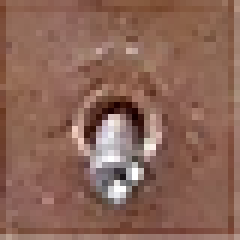
#> input picture training/Soldas_ausente/ausente.png, 40 x 40 px (shown 6 times larger)
$ python soldasRotBase.py
#> lines starting #> are read from the running program, lines starting #| are printed output that depends on the picture
import numpy as np
import cv2 as cv
import random

def colorjitter(img, cj_type):
    '''
    ### Different Color Jitter ###
    img: image
    cj_type: {b: brightness, s: saturation, c: constast}

    '''
    if cj_type == "b":
        # value = random.randint(-50, 50)
        value = np.random.choice(np.array([-50, -40, -30, 30, 40, 50]))
        hsv = cv.cvtColor(img, cv.COLOR_BGR2HSV)
        h, s, v = cv.split(hsv)
        if value >= 0:
            lim = 255 - value
            v[v > lim] = 255
            v[v <= lim] += value
        else:
            lim = np.absolute(value)
            v[v < lim] = 0
            v[v >= lim] -= np.absolute(value)

        final_hsv = cv.merge((h, s, v))
        img = cv.cvtColor(final_hsv, cv.COLOR_HSV2BGR)
        return img

    elif cj_type == "s":
        # value = random.randint(-50, 50)
        value = np.random.choice(np.array([-50, -40, -30, 30, 40, 50]))
        hsv = cv.cvtColor(img, cv.COLOR_BGR2HSV)
        h, s, v = cv.split(hsv)
        if value >= 0:
            lim = 255 - value
            s[s > lim] = 255
            s[s <= lim] += value
        else:
            lim = np.absolute(value)
            s[s < lim] = 0
            s[s >= lim] -= np.absolute(value)

        final_hsv = cv.merge((h, s, v))
        img = cv.cvtColor(final_hsv, cv.COLOR_HSV2BGR)
        return img

    elif cj_type == "c":
        brightness = 10
        contrast = random.randint(40, 100)
        dummy = np.int16(img)
        dummy = dummy * (contrast/127+1) - contrast + brightness
        dummy = np.clip(dummy, 0, 255)
        img = np.uint8(dummy)
        return img

def noisy(img, noise_type):
    '''
    ### Adding Noise ###
    img: image
    cj_type: {gauss: gaussian, sp: salt & pepper}
    '''
    if noise_type == "gauss":
        image=img.copy()
        mean=0
        st=0.7
        gauss = np.random.normal(mean,st,image.shape)
        gauss = gauss.astype('uint8')
        image = cv.add(image,gauss)
        return image

    elif noise_type == "sp":
        image=img.copy()
        prob = 0.05
        if len(image.shape) == 2:
            black = 0
            white = 255
        else:
            colorspace = image.shape[2]
            if colorspace == 3:  # RGB
                black = np.array([0, 0, 0], dtype='uint8')
                white = np.array([255, 255, 255], dtype='uint8')
            else:  # RGBA
                black = np.array([0, 0, 0, 255], dtype='uint8')
                white = np.array([255, 255, 255, 255], dtype='uint8')
        probs = np.random.random(image.shape[:2])
        image[probs < (prob / 2)] = black
        image[probs > 1 - (prob / 2)] = white
        return image

def rotaImagem(imagem, cont = 1):
    nome = "Solda_"
    altura, largura = imagem.shape[:2]
    ponto = (largura / 2, altura / 2) #ponto no centro da figura
    flipImage = cv.flip(imagem, 0)
    cont += 1
    nameFile = nome + str(cont) + ".png"
    print(nameFile)
    cv.imwrite(nameFile, flipImage)
    flipImage = cv.flip(imagem, 1)
    cont += 1
    nameFile = nome + str(cont) + ".png"
    print(nameFile)
    cv.imwrite(nameFile, flipImage)
    flipImage = cv.flip(imagem, -1)
    cont += 1
    nameFile = nome + str(cont) + ".png"
    print(nameFile)
    cv.imwrite(nameFile, flipImage)
    rotaçoes = [30, 45, 60, 120, 135, 150, 210, 225, 240, 300, 315, 330]
    for ang in rotaçoes:
        print(ang)
        rotacao = cv.getRotationMatrix2D(ponto, ang, 1.0)
        rotImg = cv.warpAffine(imagem, rotacao, (largura, altura),
                                flags= cv.INTER_CUBIC,
                                borderMode=cv.BORDER_REPLICATE)
        cont += 1
        nameFile = nome + str(cont) + ".png"
        print(nameFile)
        cv.imwrite(nameFile, rotImg)
    return cont

def aumentation(imagem, nome = "Solda_", cont = 1):

    img = cv.medianBlur(imagem, 3) # Add median filter to image
    cont += 1
    nameFile = nome + str(cont) + ".png"
    cv.imwrite(nameFile, img)

    img = cv.blur(imagem,(3,3))
    cont += 1
    nameFile = nome + str(cont) + ".png"
    cv.imwrite(nameFile, img)

    img = cv.blur(imagem,(5,5))
    cont += 1
    nameFile = nome + str(cont) + ".png"
    cv.imwrite(nameFile, img)

    img = cv.GaussianBlur(imagem,(3,3),0)
    cont += 1
    nameFile = nome + str(cont) + ".png"
    cv.imwrite(nameFile, img)

    img = cv.GaussianBlur(imagem,(5,5),0)
    cont += 1
    nameFile = nome + str(cont) + ".png"
    cv.imwrite(nameFile, img)

    for i in range(5):
        img = colorjitter(imagem, "b")
        cont += 1
        nameFile = nome + str(cont) + ".png"
        cv.imwrite(nameFile, img)

    for i in range(5):
        img = colorjitter(imagem, "s")
        cont += 1
        nameFile = nome + str(cont) + ".png"
        cv.imwrite(nameFile, img)

    for i in range(5):
        img = colorjitter(imagem, "c")
        cont += 1
        nameFile = nome + str(cont) + ".png"
        cv.imwrite(nameFile, img)

    for i in range(5):
        img = noisy(imagem, "gauss")
        cont += 1
        nameFile = nome + str(cont) + ".png"
        cv.imwrite(nameFile, img)

    for i in range(5):
        img = noisy(imagem, "sp")
        cont += 1
        nameFile = nome + str(cont) + ".png"
        cv.imwrite(nameFile, img)

    return cont

def main():
    imagem = cv.imread("ausente.png")
#> imagem is the input picture: shape (40, 40, 3); mean B, G, R 87.5, 101.4, 139.8
    print (imagem.shape)
#| (40, 40, 3)
    altura, largura = imagem.shape[:2]
#> altura = 40; largura = 40
    # Gravando a imagem original
    nome = "Solda_"
    cv.imwrite("Solda_1.png", imagem)

    #Criando um conjunto de imagens por rotaçao e espelhamento
    cont = 1
    cont = rotaImagem(imagem, cont)
#> after the loop in rotaImagem, `for ang in rotaçoes:`: cont = 16
#> cont = 16
    #Criando um conjunto de imgens por translação
    transla = np.float32([[1, 0, 8],[0, 1, 0]])
    traImg = cv.warpAffine(imagem, transla, (largura, altura),
                        flags= cv.INTER_CUBIC,
                        borderMode=cv.BORDER_WRAP)

    cont += 1
#> cont = 17
    nameFile = nome + str(cont) + ".png"
#> nameFile = 'Solda_17.png'
    print(nameFile)
#| Solda_17.png
    cv.imwrite(nameFile, traImg)
    cont = rotaImagem(traImg, cont)
#| Solda_18.png
#| Solda_19.png
#| Solda_20.png
#> the loop in rotaImagem (call 2), `for ang in rotaçoes:` made 12 passes
#> (rotacao, nameFile) on passes 1 to 10: ([[0.866, 0.5, -7.32], [-0.5, 0.866, 12.68]], 'Solda_21.png'), ([[0.707, 0.707, -8.28], [-0.707, 0.707, 20]], 'Solda_22.png'), ([[0.5, 0.866, -7.32], [-0.866, 0.5, 27.32]], 'Solda_23.png'), ([[-0.5, 0.866, 12.68], [-0.866, -0.5, 47.32]], 'Solda_24.png'), ([[-0.707, 0.707, 20], [-0.707, -0.707, 48.28]], 'Solda_25.png'), ([[-0.866, 0.5, 27.32], [-0.5, -0.866, 47.32]], 'Solda_26.png'), ([[-0.866, -0.5, 47.32], [0.5, -0.866, 27.32]], 'Solda_27.png'), ([[-0.707, -0.707, 48.28], [0.707, -0.707, 20]], 'Solda_28.png'), ([[-0.5, -0.866, 47.32], [0.866, -0.5, 12.68]], 'Solda_29.png'), ([[0.5, -0.866, 27.32], [0.866, 0.5, -7.32]], 'Solda_30.png')
#| Solda_21.png
#| Solda_22.png
#| Solda_23.png
#| Solda_24.png
#| Solda_25.png
#| Solda_26.png
#| Solda_27.png
#| Solda_28.png
#> (further printed lines are left out)
#> cont = 32
    transla = np.float32([[1, 0, -8],[0, 1, 0]])
    traImg = cv.warpAffine(imagem, transla, (largura, altura),
                        flags= cv.INTER_CUBIC,
                        borderMode=cv.BORDER_WRAP)
    cont += 1
#> cont = 33
    nameFile = nome + str(cont) + ".png"
#> nameFile = 'Solda_33.png'
    print(nameFile)
#| Solda_33.png
    cv.imwrite(nameFile, traImg)
    cont = rotaImagem(traImg, cont)
#| Solda_34.png
#| Solda_35.png
#| Solda_36.png
#> cont = 48
    transla = np.float32([[1, 0, 0],[0, 1, 8]])
    traImg = cv.warpAffine(imagem, transla, (largura, altura),
                        flags= cv.INTER_CUBIC,
                        borderMode=cv.BORDER_WRAP)
    cont += 1
#> cont = 49
    nameFile = nome + str(cont) + ".png"
#> nameFile = 'Solda_49.png'
    print(nameFile)
#| Solda_49.png
    cv.imwrite(nameFile, traImg)
    cont = rotaImagem(traImg, cont)
#| Solda_50.png
#| Solda_51.png
#| Solda_52.png
#> cont = 64
    transla = np.float32([[1, 0, 0],[0, 1, -8]])
    traImg = cv.warpAffine(imagem, transla, (largura, altura),
                        flags= cv.INTER_CUBIC,
                        borderMode=cv.BORDER_WRAP)
    cv.imwrite("Solda_65.png", traImg)
    cont += 1
#> cont = 65
    nameFile = nome + str(cont) + ".png"
#> nameFile = 'Solda_65.png'
    print(nameFile)
#| Solda_65.png
    cv.imwrite(nameFile, traImg)
    cont = rotaImagem(traImg, cont)
#| Solda_66.png
#| Solda_67.png
#| Solda_68.png
#> cont = 80
    traImg = cv.warpAffine(imagem, transla, (largura, altura),
                        flags= cv.INTER_CUBIC,
                        borderMode=cv.BORDER_WRAP)
    cont += 1
#> cont = 81
    nameFile = nome + str(cont) + ".png"
#> nameFile = 'Solda_81.png'
    print(nameFile)
#| Solda_81.png
    cv.imwrite(nameFile, traImg)
    cont = rotaImagem(traImg, cont)
#| Solda_82.png
#| Solda_83.png
#| Solda_84.png
#> cont = 96
    transla = np.float32([[1, 0, -8],[0, 1, 8]])
    traImg = cv.warpAffine(imagem, transla, (largura, altura),
                        flags= cv.INTER_CUBIC,
                        borderMode=cv.BORDER_WRAP)
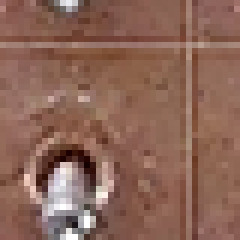
#> traImg: shape (40, 40, 3) (shown 6 times larger); mean B, G, R 87.5, 101.4, 139.8
    cont += 1
#> cont = 97
    nameFile = nome + str(cont) + ".png"
#> nameFile = 'Solda_97.png'
    print(nameFile)
#| Solda_97.png
    cv.imwrite(nameFile, traImg)
    cont = rotaImagem(traImg, cont)
#> in rotaImagem (call 7), `cont += 1`: cont = 98
#> in rotaImagem (call 7), `nameFile = nome + str(cont) + ".png"`: nameFile = 'Solda_98.png'
#| Solda_98.png
#> in rotaImagem (call 7), `cont += 1`: cont = 99
#> in rotaImagem (call 7), `nameFile = nome + str(cont) + ".png"`: nameFile = 'Solda_99.png'
#| Solda_99.png
#> in rotaImagem (call 7), `flipImage = cv.flip(imagem, -1)`:
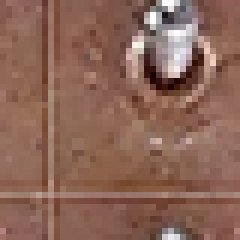
#> flipImage: shape (40, 40, 3) (shown 6 times larger); mean B, G, R 87.5, 101.4, 139.8
#> in rotaImagem (call 7), `cont += 1`: cont = 100
#> in rotaImagem (call 7), `nameFile = nome + str(cont) + ".png"`: nameFile = 'Solda_100.png'
#| Solda_100.png
#> the loop in rotaImagem (call 7), `for ang in rotaçoes:` made 12 passes
#> (rotacao, nameFile) on passes 1 to 10: ([[0.866, 0.5, -7.32], [-0.5, 0.866, 12.68]], 'Solda_101.png'), ([[0.707, 0.707, -8.28], [-0.707, 0.707, 20]], 'Solda_102.png'), ([[0.5, 0.866, -7.32], [-0.866, 0.5, 27.32]], 'Solda_103.png'), ([[-0.5, 0.866, 12.68], [-0.866, -0.5, 47.32]], 'Solda_104.png'), ([[-0.707, 0.707, 20], [-0.707, -0.707, 48.28]], 'Solda_105.png'), ([[-0.866, 0.5, 27.32], [-0.5, -0.866, 47.32]], 'Solda_106.png'), ([[-0.866, -0.5, 47.32], [0.5, -0.866, 27.32]], 'Solda_107.png'), ([[-0.707, -0.707, 48.28], [0.707, -0.707, 20]], 'Solda_108.png'), ([[-0.5, -0.866, 47.32], [0.866, -0.5, 12.68]], 'Solda_109.png'), ([[0.5, -0.866, 27.32], [0.866, 0.5, -7.32]], 'Solda_110.png')
#| Solda_101.png
#| Solda_102.png
#| Solda_103.png
#| Solda_104.png
#| Solda_105.png
#| Solda_106.png
#| Solda_107.png
#| Solda_108.png
#> (further printed lines are left out)
#> after the loop in rotaImagem (call 7), `for ang in rotaçoes:`: cont = 112
#> cont = 112
    transla = np.float32([[1, 0, 8],[0, 1, -8]])
    traImg = cv.warpAffine(imagem, transla, (largura, altura),
                        flags= cv.INTER_CUBIC,
                        borderMode=cv.BORDER_WRAP)
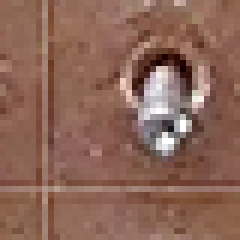
#> traImg: shape (40, 40, 3) (shown 6 times larger); mean B, G, R 87.5, 101.4, 139.8
    cont += 1
#> cont = 113
    nameFile = nome + str(cont) + ".png"
#> nameFile = 'Solda_113.png'
    print(nameFile)
#| Solda_113.png
    cv.imwrite(nameFile, traImg)
    cont = rotaImagem(traImg, cont)
#> in rotaImagem (call 8), `cont += 1`: cont = 114
#> in rotaImagem (call 8), `nameFile = nome + str(cont) + ".png"`: nameFile = 'Solda_114.png'
#| Solda_114.png
#> in rotaImagem (call 8), `flipImage = cv.flip(imagem, 1)`:
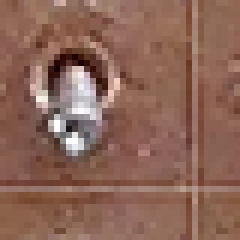
#> flipImage: shape (40, 40, 3) (shown 6 times larger); mean B, G, R 87.5, 101.4, 139.8
#> in rotaImagem (call 8), `cont += 1`: cont = 115
#> in rotaImagem (call 8), `nameFile = nome + str(cont) + ".png"`: nameFile = 'Solda_115.png'
#| Solda_115.png
#> in rotaImagem (call 8), `flipImage = cv.flip(imagem, -1)`:
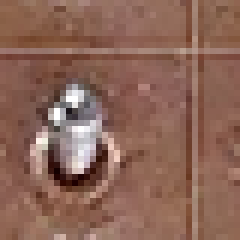
#> flipImage: shape (40, 40, 3) (shown 6 times larger); mean B, G, R 87.5, 101.4, 139.8
#> in rotaImagem (call 8), `cont += 1`: cont = 116
#> in rotaImagem (call 8), `nameFile = nome + str(cont) + ".png"`: nameFile = 'Solda_116.png'
#| Solda_116.png
#> the loop in rotaImagem (call 8), `for ang in rotaçoes:` made 12 passes
#> (rotacao, nameFile) on passes 1 to 10: ([[0.866, 0.5, -7.32], [-0.5, 0.866, 12.68]], 'Solda_117.png'), ([[0.707, 0.707, -8.28], [-0.707, 0.707, 20]], 'Solda_118.png'), ([[0.5, 0.866, -7.32], [-0.866, 0.5, 27.32]], 'Solda_119.png'), ([[-0.5, 0.866, 12.68], [-0.866, -0.5, 47.32]], 'Solda_120.png'), ([[-0.707, 0.707, 20], [-0.707, -0.707, 48.28]], 'Solda_121.png'), ([[-0.866, 0.5, 27.32], [-0.5, -0.866, 47.32]], 'Solda_122.png'), ([[-0.866, -0.5, 47.32], [0.5, -0.866, 27.32]], 'Solda_123.png'), ([[-0.707, -0.707, 48.28], [0.707, -0.707, 20]], 'Solda_124.png'), ([[-0.5, -0.866, 47.32], [0.866, -0.5, 12.68]], 'Solda_125.png'), ([[0.5, -0.866, 27.32], [0.866, 0.5, -7.32]], 'Solda_126.png')
#| Solda_117.png
#| Solda_118.png
#| Solda_119.png
#| Solda_120.png
#| Solda_121.png
#| Solda_122.png
#| Solda_123.png
#| Solda_124.png
#> (further printed lines are left out)
#> pass 1, in rotaImagem (call 8), `rotImg = cv.warpAffine(imagem, rotacao, (largura, altura), flags= cv.I..`:
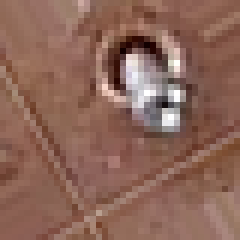
#> rotImg: shape (40, 40, 3) (shown 6 times larger); mean B, G, R 88.5, 101.8, 140.1
#> pass 2, in rotaImagem (call 8), `rotImg = cv.warpAffine(imagem, rotacao, (largura, altura), flags= cv.I..`:
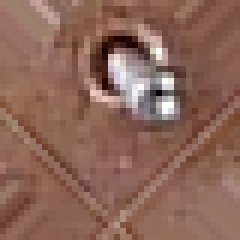
#> rotImg: shape (40, 40, 3) (shown 6 times larger); mean B, G, R 88.7, 101.8, 140
#> after the loop in rotaImagem (call 8), `for ang in rotaçoes:`: cont = 128
#> cont = 128
    transla = np.float32([[1, 0, -8],[0, 1, -8]])
    traImg = cv.warpAffine(imagem, transla, (largura, altura),
                        flags= cv.INTER_CUBIC,
                        borderMode=cv.BORDER_WRAP)
    cont += 1
#> cont = 129
    nameFile = nome + str(cont) + ".png"
#> nameFile = 'Solda_129.png'
    print(nameFile)
#| Solda_129.png
    cv.imwrite(nameFile, traImg)
    cont = rotaImagem(traImg, cont)
#| Solda_130.png
#| Solda_131.png
#| Solda_132.png
#> cont = 144
    for i in range(1,cont+1):
        inFile = "Solda_" + str(i) + ".png"
#> inFile = 'Solda_1.png'
        print(inFile)
#| Solda_1.png
        imagem = cv.imread(inFile)
        cont = aumentation(imagem, "Solda_", cont)
#> in aumentation, `cont += 1`: cont = 145
#> in aumentation, `nameFile = nome + str(cont) + ".png"`: nameFile = 'Solda_145.png'
#> in aumentation, `cont += 1`: cont = 146
#> in aumentation, `nameFile = nome + str(cont) + ".png"`: nameFile = 'Solda_146.png'
#> in aumentation, `cont += 1`: cont = 147
#> in aumentation, `nameFile = nome + str(cont) + ".png"`: nameFile = 'Solda_147.png'
#> in aumentation, `cont += 1`: cont = 148
#> in aumentation, `nameFile = nome + str(cont) + ".png"`: nameFile = 'Solda_148.png'
#> in aumentation, `cont += 1`: cont = 149
#> in aumentation, `nameFile = nome + str(cont) + ".png"`: nameFile = 'Solda_149.png'
#> the loop in aumentation, `for i in range(5):` made 5 passes
#> nameFile on passes 1 to 5: 'Solda_150.png', 'Solda_151.png', 'Solda_152.png', 'Solda_153.png', 'Solda_154.png'
#> after the loop in aumentation, `for i in range(5):`: cont = 154
#> the loop in aumentation, `for i in range(5):` made 5 passes
#> nameFile on passes 1 to 5: 'Solda_155.png', 'Solda_156.png', 'Solda_157.png', 'Solda_158.png', 'Solda_159.png'
#> after the loop in aumentation, `for i in range(5):`: cont = 159
#> the loop in aumentation, `for i in range(5):` made 5 passes
#> nameFile on passes 1 to 5: 'Solda_160.png', 'Solda_161.png', 'Solda_162.png', 'Solda_163.png', 'Solda_164.png'
#> after the loop in aumentation, `for i in range(5):`: cont = 164
#> the loop in aumentation, `for i in range(5):` made 5 passes
#> nameFile on passes 1 to 5: 'Solda_165.png', 'Solda_166.png', 'Solda_167.png', 'Solda_168.png', 'Solda_169.png'
#> after the loop in aumentation, `for i in range(5):`: cont = 169
#> the loop in aumentation, `for i in range(5):` made 5 passes
#> nameFile on passes 1 to 5: 'Solda_170.png', 'Solda_171.png', 'Solda_172.png', 'Solda_173.png', 'Solda_174.png'
#> after the loop in aumentation, `for i in range(5):`: cont = 174
#> cont = 174


if __name__ == "__main__":
    main()
